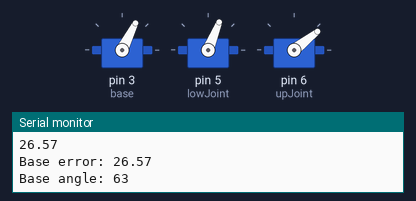
Bench run of a sketch on a simulated Arduino Uno, built with avr-gcc and run on an emulated ATmega328P. Shown: 3 × servo, the last lines printed to the serial monitor.

Above: at 0.05 s.
At 3.05 s:
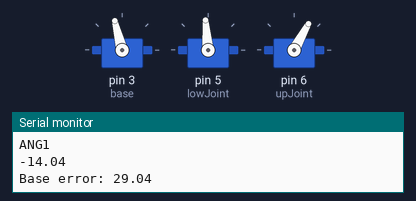
At 4.55 s:
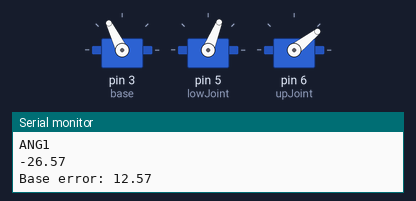
At 9.75 s:
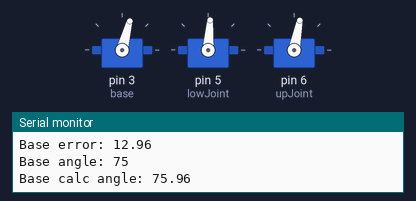
At 12.35 s:
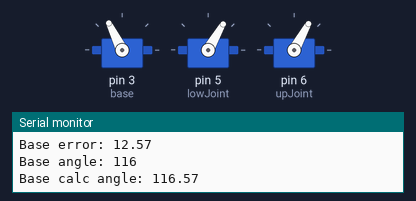
At 15.05 s:
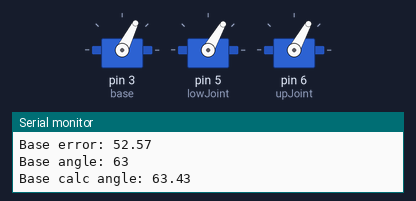
Timing chart, 0 to 19.6 s (numbered marks = the images above):
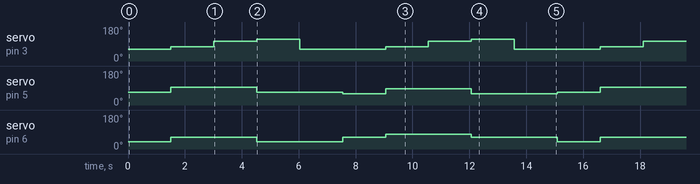

The sketch:

KIN_INVERSE_CUBE.ino
```cpp
#include <Servo.h>

Servo base;
Servo lowJoint;
Servo upJoint;


float x;
float y;
float z;

int tiltA = 180;
int twistA = 90;

void setup()
{
  base.attach(3);
  lowJoint.attach(5);
  upJoint.attach(6);


  Serial.begin(9600);

}

void loop()
{


  math(4,2,4);
  delay(1500);
  math(8,2,4);
  delay(1500);
  math(8,-2,4);
  delay(1500);
  math(4,-2,4);
  delay(1500);
  math(4,2,4);
  delay(1500);


  math(4,2,8);
  delay(1500);
  math(8,2,8);
  delay(1500);
  math(8,-2,8);
  delay(1500);
  math(4,-2,8);
  delay(1500);
  math(4,2,8);
  delay(1500);


}

void math(float x, float y, float z)
{
  const float a = 9; // Fixed arm length
  const float b = 9; // Fixed arm length
  float c1 = sqrt(sq(x) + sq(y)); //Distance form bottom joint to upmost point of arm
  float c = sqrt(sq(x)+ sq(y) + sq(z)); //Projection of "c" on to x-y plane
  float ANG = atan(z/c1); //One of the angle required to move the bottom arm
  float ANG1 = atan(y/x)*(180/PI); //Angle used to rotate robot
Serial.println("ANG1");
Serial.println(ANG1);
  float upAng = (acos((sq(c) - sq(a) - sq(b)) / (-2 * a * b))) * (180/PI);
  float lowAng = (acos((sq(a) - sq(b) - sq(c)) / (-2 * b * c))+ ANG) * (180/PI);

  const float adj1 = 0;
  const float adj2 = 0;
  const float adj3 = 0;

  float baseS = 90 - ANG1 + adj1;
  float lowJ = lowAng + adj2;
  float upJ = upAng + adj3;

  float lowJ1 = map(lowJ, 0, 180, 180, 0);

  /*while( (base.read() < baseS || base.read() > baseS) && (lowJoint.read() < lowJ || lowJoint.read() > lowJ) && (upJoint.read() < upJ || upJoint.read() > upJ))
  {
    base.write(baseS);
    lowJoint.write(lowJ1);
    upJoint.write(upJ);
  }
*/

  float errorThreshold = 8.0;
  float baseError = fabs(base.read() - baseS);
  float lowJointError = fabs(lowJoint.read() - lowJ1);
  float upJointError = fabs(upJoint.read() - upJ);

  while( (baseError > errorThreshold) || (lowJointError > errorThreshold) || (upJointError > errorThreshold) )
  {
    base.write(baseS);
    lowJoint.write(lowJ1);
    upJoint.write(upJ);
    Serial.print("Base error: ");
    Serial.println(baseError);
    Serial.print("Base angle: ");
    Serial.println(base.read());
    Serial.print("Base calc angle: ");
    Serial.println(baseS);
    baseError = fabs(base.read() - baseS);
    lowJointError = fabs(lowJoint.read() - lowJ1);
    upJointError = fabs(upJoint.read() - upJ);
  }


//  Serial.print("baseS");
//  Serial.println(baseS);
  //Serial.print("lowJ1");
//  Serial.println(lowJ1);
//  Serial.println("upJ");
//  Serial.println(upJ);
}
```

Measured:
- by itself, servo on pin 3 (base): repeats every 7.5 s: 104° 1.5 s, 116° 1.5 s, 63° 3.0 s, 75° 1.5 s
- by itself, servo on pin 5 (lowJoint): repeats every 15.1 s: 68° 3.0 s, 60° 1.5 s, 86° 3.0 s, 60° 3.0 s, 68° 1.5 s, 95° 3.0 s
- by itself, servo on pin 6 (upJoint): repeats every 15.1 s: 38° 3.0 s, 61° 1.5 s, 79° 3.0 s, 61° 3.0 s, 38° 1.5 s, 61° 3.0 s
